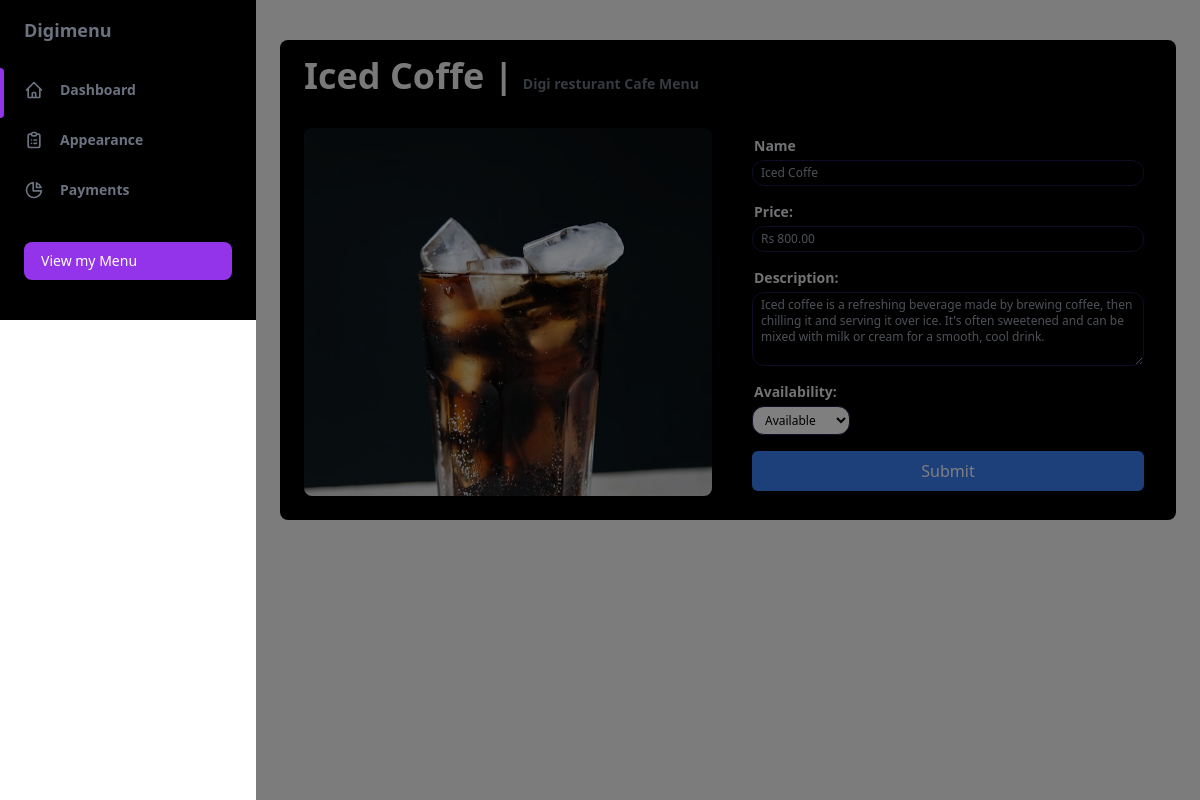
/dashboard/product/1/, run on an earlier commit of the app's database.
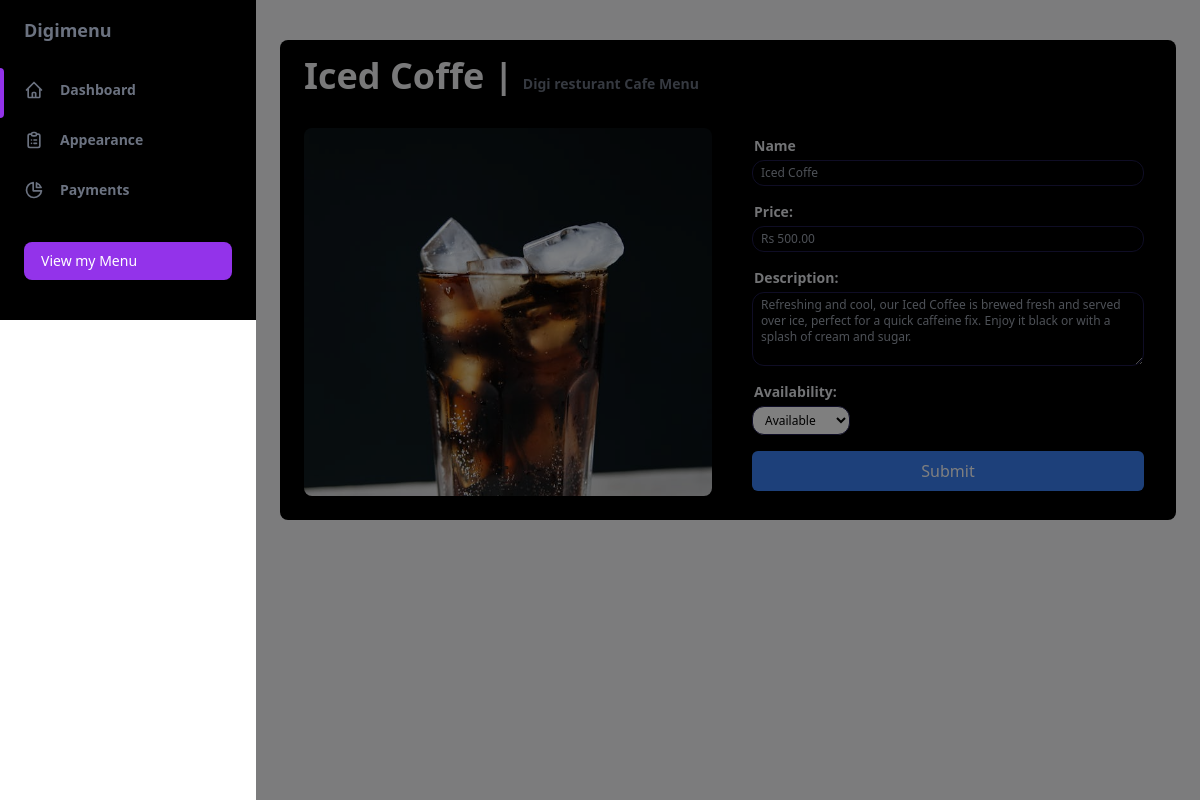
And on a later commit of the database.
### main/models.py (models this page shows, shortened)
class Product(models.Model):
	name = models.CharField(max_length=100)
	price = models.DecimalField(default=0, decimal_places=2, max_digits=6)
	menu = models.ForeignKey(Menu, on_delete=models.CASCADE, default=1)
	description = models.CharField(max_length=250, default='0', blank=True, null=True)
	image = models.ImageField(upload_to='uploads/product/',blank=True, null=True )
	is_sale = models.BooleanField(default=False)
	sale_price = models.DecimalField(default=0, decimal_places=2, max_digits=6)

class Menu(models.Model):
	user = models.ForeignKey(User, on_delete=models.CASCADE)
	name = models.CharField(max_length=50)
	def __str__(self):
		profile = Profile.objects.get(user=self.user)  # Get the Profile associated with the User
		restaurant_name = profile.resturant_name.capitalize()  # Capitalize the restaurant name
		menu_name = self.name.capitalize()  # Capitalize the menu name
		return f"{restaurant_name} {menu_name}"

class Profile(models.Model):
	user = models.OneToOneField(User, on_delete=models.CASCADE)
	phone = models.CharField(max_length=20, blank=True)
	address1 = models.CharField(max_length=200, blank=True)
	resturant_name = models.CharField(max_length=200, blank=True)
	resturant_slogan = models.CharField(max_length=200, blank=True)
	image = models.ImageField(upload_to='uploads/product/',blank=True, null=True )
	description = models.CharField(max_length=400, default='0', blank=True, null=True)
	city = models.CharField(max_length=200, blank=True)
	zipcode = models.CharField(max_length=200, blank=True)
	country = models.CharField(max_length=200, blank=True)

### dashboard/views.py (the view, shortened to what this page needs)
# urls.py: path('product/<int:product_id>/', views.product_info, name='product_info'),
def product_info(request, product_id=None):
    if product_id is not None:
        product = get_object_or_404(Product, id=product_id)
        context = {
            'name': product.name,
            'description': product.description,
            'menu': product.menu,
            'price': product.price,
            'image': product.image
        }
        return render(request, 'product_info.html', context)
    return HttpResponse("Product ID not provided.")

### dashboard/templates/product_info.html (shortened to what this page needs)
{% load static %}
<!DOCTYPE html>
<html :class="{ 'theme-dark': dark }" x-data="data()" lang="en">
  <head>
    <script src="https://cdn.tailwindcss.com"></script>
  </head>
  <body>
    <div
      class="flex h-screen bg-gray-50 dark:bg-zinc-950"
      :class="{ 'overflow-hidden': isSideMenuOpen }"
    >
      <aside
        class="z-20 hidden w-64 overflow-y-auto bg-white dark:bg-black md:block flex-shrink-0"
      >
        <div class="py-4 text-gray-500 dark:text-gray-400 bg-black">
          <a
            class="ml-6 text-lg font-bold text-blabg-black dark:text-gray-200"
            href="#"
          >
            Digimenu
          </a>
          <ul class="mt-6">
            <li class="relative px-6 py-3">
              <span
                class="absolute inset-y-0 left-0 w-1 bg-purple-600 rounded-tr-lg rounded-br-lg"
                aria-hidden="true"
              ></span>
              <a
                class="inline-flex items-center w-full text-sm font-semibold text-blabg-black transition-colors duration-150 hover:text-blabg-black dark:hover:text-gray-200 dark:text-gray-100"
                href="{% url 'dashboard' %}"
              >
                <svg
                  class="w-5 h-5"
                  aria-hidden="true"
                  fill="none"
                  stroke-linecap="round"
                  stroke-linejoin="round"
                  stroke-width="2"
                  viewBox="0 0 24 24"
                  stroke="currentColor"
                >
                  <path
                    d="M3 12l2-2m0 0l7-7 7 7M5 10v10a1 1 0 001 1h3m10-11l2 2m-2-2v10a1 1 0 01-1 1h-3m-6 0a1 1 0 001-1v-4a1 1 0 011-1h2a1 1 0 011 1v4a1 1 0 001 1m-6 0h6"
                  ></path>
                </svg>
                <span class="ml-4">Dashboard</span>
              </a>
            </li>
          </ul>
          <ul>
            <li class="relative px-6 py-3">
              <a
                class="inline-flex items-center w-full text-sm font-semibold transition-colors duration-150 hover:text-blabg-black dark:hover:text-gray-200"
                href="forms.html"
              >
                <span class="ml-4">Appearance</span>
              </a>
            </li>
            <li class="relative px-6 py-3">
              <a
                class="inline-flex items-center w-full text-sm font-semibold transition-colors duration-150 hover:text-blabg-black dark:hover:text-gray-200"
                href="charts.html"
              >
                <svg
                  class="w-5 h-5"
                  aria-hidden="true"
                  fill="none"
                  stroke-linecap="round"
                  stroke-linejoin="round"
                  stroke-width="2"
                  viewBox="0 0 24 24"
                  stroke="currentColor"
                >
                  <path
                    d="M11 3.055A9.001 9.001 0 1020.945 13H11V3.055z"
                  ></path>
                  <path d="M20.488 9H15V3.512A9.025 9.025 0 0120.488 9z"></path>
                </svg>
                <span class="ml-4">Payments</span>
              </a>
            </li>
          </ul>
          <div class="px-6 my-6">
            <button
              class="flex items-center justify-between w-full px-4 py-2 text-sm font-medium leading-5 text-white transition-colors duration-150 bg-purple-600 border border-transparent rounded-lg active:bg-purple-600 hover:bg-purple-700 focus:outline-none focus:shadow-outline-purple"
            >
              View my Menu
            </button>
          </div>
        </div>
      </aside>
      <div
        x-show="isSideMenuOpen"
        x-transition:enter="transition ease-in-out duration-150"
        x-transition:enter-start="opacity-0"
        x-transition:enter-end="opacity-100"
        x-transition:leave="transition ease-in-out duration-150"
        x-transition:leave-start="opacity-100"
        x-transition:leave-end="opacity-0"
        class="fixed inset-0 z-10 flex items-end bg-black bg-opacity-50 sm:items-center sm:justify-center"
      ></div>
      <div class="flex flex-col flex-1 w-full">
        <main class="h-full overflow-y-auto items-center">
          <div class="p-4 mx-auto grid items-center mt-4 mr-4">
            <div class="w-full overflow-hidden rounded-lg bg-black p-4 m-2 shadow-xs">
              <div class="w-full overflow-x-auto">
                <h3 class="text-gray-100 font-bold text-4xl px-2">{{ name }} | <span class="text-gray-500 text-sm "> {{ menu }} Menu </span></h3>
              </div>
              <div class="pt-6 grid grid-cols-1 md:grid-cols-2 gap-4">
                <div class="w-ful h-96 p-2 overflow-hidden ">
                  <img src="{{ image.url}}" class="w-full h-full object-cover rounded-lg">
                </div>
                <div class=" px-4">
                  <form class="space-y-4" method="post">
                    <div class="flex flex-col">
                      <label for="name" class="text-gray-200 text-sm ml-0.5 font-bold">Name</label>
                      <input type="text" id="name" name="name" class="mt-1 p-2 border px-2 py-1 border-indigo-950 rounded-xl bg-black text-white text-xs" placeholder="{{ name }}">
                    </div>
                    <div class="flex flex-col">
                      <label for="price" class="text-gray-200 text-sm ml-0.5 font-bold">Price:</label>
                      <input type="number" step="0.01" id="price" name="price" class="mt-1 px-2 py-1 border border-indigo-950 rounded-xl bg-black text-white text-xs" placeholder="Rs {{ price }}">
                    </div>
                    <div class="flex flex-col">
                      <label for="description" class="text-gray-200 text-sm ml-0.5 font-bold">Description:</label>
                      <textarea id="description" name="description" rows="4" class="mt-1 px-2 py-1 border border-indigo-950 rounded-xl bg-black text-white text-xs" placeholder="{{ description }}"></textarea>
                    </div>
                    <div class="flex flex-col">
                      <label for="availability" class="text-gray-200 text-sm ml-0.5 font-bold">Availability:</label>
                      <select id="availability" name="availability" class="mt-1 px-2 py-1 border border-indigo-950 rounded-xl w-1/4 bg-white text-xs">
                        <option value="available">Available</option>
                      </select>
                    </div>
                    <button type="submit" class="w-full py-2 px-4 bg-blue-500 text-white rounded-md hover:bg-blue-600">Submit</button>
                  </form>
                </div>
              </div>
            </div>
          </div>
        </main>
      </div>
    </div>
  </body>
</html>

What changed in the data, as far as the page shows it:
changed Product "Iced Coffe": price "Rs 800.00" → "Rs 500.00"; description "Iced coffee is a refreshing beverage made by brewing coffee, then chilling it and serving it over ice. It's often sweetened and can be mixed with milk or cream for a smooth, cool drink." → "Refreshing and cool, our Iced Coffee is brewed fresh and served over ice, perfect for a quick caffeine fix. Enjoy it black or with a splash of cream and sugar."
